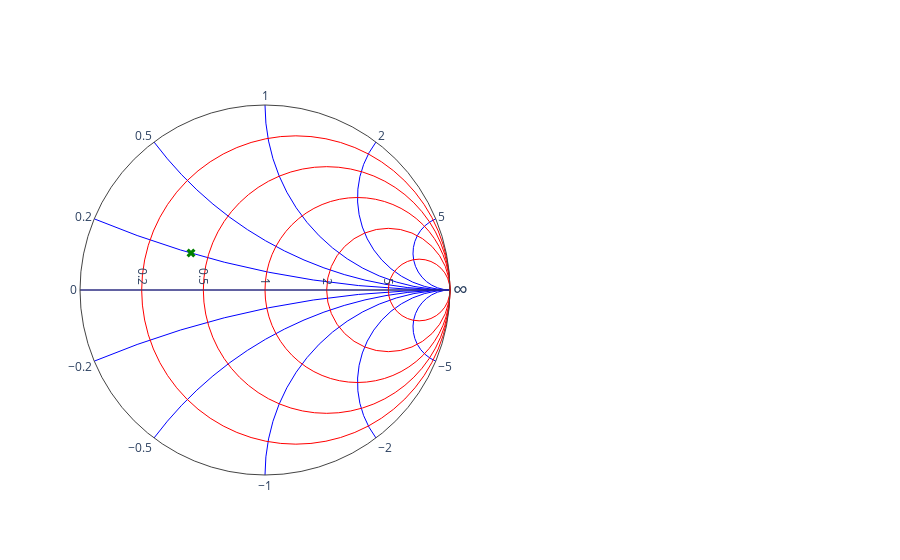

This figure's notebook cell:
### Code cell
import plotly.graph_objects as go

fig = go.Figure()

fig.add_trace(go.Scattersmith(
    imag=[0.2],
    real=[0.4],
    marker_symbol='x',
    marker_size=8,
    marker_color="green",
    subplot="smith1"
))



fig.update_layout(
    smith=dict(
        realaxis_gridcolor='red',
        imaginaryaxis_gridcolor='blue',
        domain=dict(x=[0,0.5])
    )
)

fig.update_smiths(bgcolor="white")

fig.show()

### Figure 1 — Plotly figure (JSON) as saved in the notebook; plotly's stock layout.template omitted (floating-point values rounded to 4 significant figures)
{"data": [{"imag": [0.2], "marker": {"color": "green", "size": 8, "symbol": "x"}, "real": [0.4], "subplot": "smith", "type": "scattersmith"}], "layout": {"smith": {"bgcolor": "white", "domain": {"x": [0, 0.5]}, "imaginaryaxis": {"gridcolor": "blue"}, "realaxis": {"gridcolor": "red"}}}}
